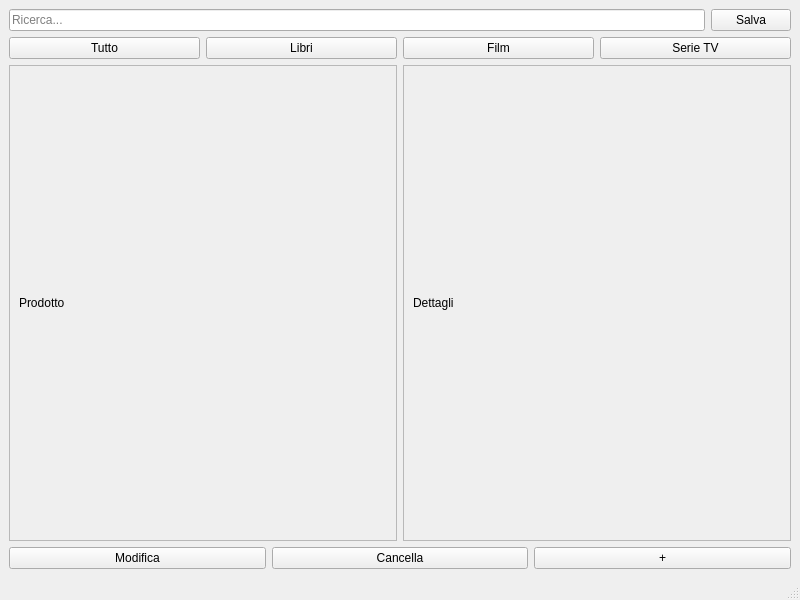
<?xml version="1.0" encoding="UTF-8"?>
<ui version="4.0">
 <class>MainWindow</class>
 <widget class="QMainWindow" name="MainWindow">
  <property name="windowTitle">
   <string>Libreria Online</string>
  </property>
  <property name="geometry">
   <rect>
    <x>0</x>
    <y>0</y>
    <width>800</width>
    <height>600</height>
   </rect>
  </property>
  <widget class="QWidget" name="centralwidget">
   <layout class="QVBoxLayout" name="verticalLayout">
    <!-- Barra di ricerca e tasto Salva -->
    <item>
     <layout class="QHBoxLayout" name="topLayout">
      <item>
       <widget class="QLineEdit" name="searchLineEdit">
        <property name="placeholderText">
         <string>Ricerca...</string>
        </property>
       </widget>
      </item>
      <item>
       <widget class="QPushButton" name="saveButton">
        <property name="text">
         <string>Salva</string>
        </property>
       </widget>
      </item>
     </layout>
    </item>
    <!-- Pulsanti filtri -->
    <item>
     <layout class="QHBoxLayout" name="filterLayout">
      <item>
       <widget class="QPushButton" name="btnTutto">
        <property name="text">
         <string>Tutto</string>
        </property>
       </widget>
      </item>
      <item>
       <widget class="QPushButton" name="btnLibri">
        <property name="text">
         <string>Libri</string>
        </property>
       </widget>
      </item>
      <item>
       <widget class="QPushButton" name="btnFilm">
        <property name="text">
         <string>Film</string>
        </property>
       </widget>
      </item>
      <item>
       <widget class="QPushButton" name="btnSerieTV">
        <property name="text">
         <string>Serie TV</string>
        </property>
       </widget>
      </item>
     </layout>
    </item>
    <!-- Area di visualizzazione del prodotto -->
    <item>
     <layout class="QHBoxLayout" name="displayLayout">
      <item>
       <widget class="QFrame" name="productViewFrame">
        <property name="frameShape">
         <enum>QFrame::StyledPanel</enum>
        </property>
        <layout class="QVBoxLayout" name="verticalLayoutProduct">
         <item>
          <widget class="QLabel" name="productTitleLabel">
           <property name="text">
            <string>Prodotto</string>
           </property>
          </widget>
         </item>
        </layout>
       </widget>
      </item>
      <item>
       <widget class="QFrame" name="detailsFrame">
        <property name="frameShape">
         <enum>QFrame::StyledPanel</enum>
        </property>
        <layout class="QVBoxLayout" name="verticalLayoutDetails">
         <item>
          <widget class="QLabel" name="detailsLabel">
           <property name="text">
            <string>Dettagli</string>
           </property>
          </widget>
         </item>
        </layout>
       </widget>
      </item>
     </layout>
    </item>
    <!-- Pulsanti in basso -->
    <item>
     <layout class="QHBoxLayout" name="bottomLayout">
      <item>
       <widget class="QPushButton" name="editButton">
        <property name="text">
         <string>Modifica</string>
        </property>
       </widget>
      </item>
      <item>
       <widget class="QPushButton" name="deleteButton">
        <property name="text">
         <string>Cancella</string>
        </property>
       </widget>
      </item>
      <item>
       <widget class="QPushButton" name="addButton">
        <property name="text">
         <string>+</string>
        </property>
       </widget>
      </item>
     </layout>
    </item>
   </layout>
  </widget>
  <widget class="QStatusBar" name="statusbar"/>
 </widget>
 <resources/>
 <connections/>
</ui>
